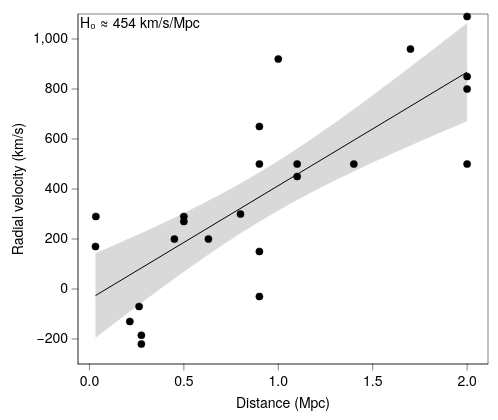

The specification (Vega-Lite) saved for this image:
### Vega-Lite specification from a JSON file in a GitHub repository (floating-point values rounded to 4 significant figures)
{"background": null, "config": {"arc": {"fill": "#DBDBDB", "fillOpacity": 1.0, "innerRadius": 43.75, "padAngle": 0.03, "stroke": "black", "strokeOpacity": 1, "strokeWidth": 0.25}, "area": {"fill": "#DBDBDB", "fillOpacity": 1.0, "stroke": "black", "strokeOpacity": 1, "strokeWidth": 0.25}, "axis": {"domain": true, "domainCap": "round", "domainColor": "black", "domainWidth": 0.25, "grid": false, "gridCap": "round", "gridColor": "#F1F1F1", "gridDash": [0, 0], "gridOpacity": 1.0, "gridWidth": 0.25, "labelColor": "black", "labelFont": "Helvetica Neue, HelveticaNeue, Helvetica, Arial, sans-serif", "labelFontSize": 7, "labelFontStyle": "normal", "labelFontWeight": 400, "offset": 0, "ticks": true, "tickCap": "round", "tickColor": "black", "tickRound": false, "tickSize": 3, "tickWidth": 0.25, "titleColor": "black", "titleFont": "Helvetica Neue, HelveticaNeue, Helvetica, Arial, sans-serif", "titleFontSize": 7, "titleFontStyle": "normal", "titleFontWeight": 400}, "axisX": {"domain": true, "labelAlign": "center", "labelAngle": 0, "labels": true, "ticks": true, "translate": 0}, "axisY": {"domain": true, "labelAlign": "right", "labelAngle": 0, "labels": true, "ticks": true, "translate": 0}, "axisRight": {"domain": true, "labelAlign": "left", "labelAngle": 0, "labels": true, "ticks": true, "translate": 0}, "axisTop": {"domain": true, "labelAlign": "center", "labelAngle": 0, "labels": true, "ticks": true, "translate": 0}, "axisBand": {"tickOffset": 0}, "bar": {"fill": "#DBDBDB", "fillOpacity": 1.0, "stroke": "black", "strokeOpacity": 1, "strokeWidth": 0.25}, "boxplot": {"size": 15.75, "ticks": {"cornerRadius": 0.25, "fill": "black", "opacity": 1, "size": 7.875, "thickness": 0.25}, "box": {"fillOpacity": 1.0, "stroke": "black", "strokeOpacity": 1, "strokeWidth": 0.25}, "median": {"cornerRadius": 0, "fill": "black", "fillOpacity": 1.0, "opacity": 1, "size": 15.75, "thickness": 0.25}, "rule": {"fill": "black", "fillOpacity": 1.0, "size": 17.5, "stroke": "black", "strokeDash": [0, 0], "strokeOpacity": 1, "strokeWidth": 0.25}, "outliers": {"color": "black", "fill": "black", "fillOpacity": 1.0, "size": 0, "stroke": "black", "strokeOpacity": 1, "strokeWidth": 0.25}}, "circle": {"fill": "black", "fillOpacity": 1.0, "size": 2.188, "stroke": null, "strokeOpacity": 1, "strokeWidth": 0.25}, "errorband": {"band": {"fillOpacity": 0.6, "stroke": null, "strokeWidth": 0.25, "strokeOpacity": 1}, "borders": {"opacity": 0, "strokeOpacity": 0.25, "strokeWidth": 1}}, "errorbar": {"opacity": 1, "rule": {"strokeDash": [0, 0], "strokeWidth": 0.25}, "ticks": {"color": "black", "cornerRadius": 0.125, "opacity": 1, "size": 10.5, "thickness": 0.25}, "thickness": 0.25}, "font": "Helvetica Neue, HelveticaNeue, Helvetica, Arial, sans-serif", "geoshape": {"fill": "#DBDBDB", "fillOpacity": 1.0, "stroke": "black", "strokeOpacity": 1, "strokeWidth": 0.25}, "header": {"labelColor": "black", "labelFont": "Helvetica Neue, HelveticaNeue, Helvetica, Arial, sans-serif", "labelFontSize": 7, "labelFontStyle": "normal", "labelFontWeight": 400, "titleColor": "black", "titleFont": "Helvetica Neue, HelveticaNeue, Helvetica, Arial, sans-serif", "titleFontSize": 7, "titleFontStyle": "normal", "titleFontWeight": 400, "titlePadding": 0}, "legend": {"disable": false, "offset": 4.5, "titlePadding": 4, "labelOffset": 2, "gradientLabelOffset": 2, "gradientLength": 87.5, "gradientThickness": 8.75, "gradientOpacity": 1.0, "gradientStrokeColor": "black", "gradientStrokeWidth": 0.25, "labelColor": "black", "labelFont": "Helvetica Neue, HelveticaNeue, Helvetica, Arial, sans-serif", "labelFontSize": 7, "labelFontStyle": "normal", "labelFontWeight": 400, "strokeColor": "black", "strokeWidth": 0, "symbolSize": 42, "symbolStrokeColor": "black", "symbolStrokeWidth": 0.25, "titleColor": "black", "titleFont": "Helvetica Neue, HelveticaNeue, Helvetica, Arial, sans-serif", "titleFontSize": 7, "titleFontStyle": "normal", "titleFontWeight": 400}, "line": {"color": "black", "stroke": "black", "strokeCap": "butt", "strokeDash": [0, 0], "strokeOpacity": 1, "strokeWidth": 0.5}, "point": {"filled": true, "fill": "#DBDBDB", "fillOpacity": 1.0, "size": 8.75, "stroke": "black", "strokeOpacity": 1, "strokeWidth": 0.25}, "range": {"category": ["#5CA7B1", "#B7D0EE", "#B7B3E4", "#B3DAB5", "#F5E1B3", "#3D727B", "#809DC7", "#867DAC", "#80A988", "#CBB17A", "#204148", "#546B94", "#584C77", "#507B5F", "#9D824D"], "diverging": {"scheme": ["#6F572A", "#876E43", "#9E875F", "#B5A17F", "#CABBA2", "#DCD6CC", "#F4F1E9", "#C9D7DA", "#9DBFC6", "#78A5AF", "#558B96", "#36717C", "#1A5762"]}, "heatmap": {"scheme": ["#32022B", "#43044D", "#4C196E", "#4D338C", "#484DA6", "#3A68BB", "#1D83CA", "#1D9CCB", "#23B5C9", "#28CDC5", "#4DE0B4", "#91EE9F"]}, "ordinal": {"scheme": ["#F1F1F1", "#DBDBDB", "#C6C6C6", "#B2B2B2", "#9D9D9D", "#898989", "#767676", "#636363", "#515151", "#404040", "#2F2F2F", "#1F1F1F"]}, "ramp": {"scheme": ["#32022B", "#43044D", "#4C196E", "#4D338C", "#484DA6", "#3A68BB", "#1D83CA", "#1D9CCB", "#23B5C9", "#28CDC5", "#4DE0B4", "#91EE9F"]}}, "rule": {"color": "black", "stroke": "black", "strokeCap": "round", "strokeDash": [2, 2], "strokeOpacity": 1, "strokeWidth": 0.25}, "scale": {"bandPaddingInner": 0.1, "bandPaddingOuter": 0.1, "continuousPadding": 1, "round": false}, "rect": {"fill": "#DBDBDB", "fillOpacity": 1.0, "stroke": "black", "strokeOpacity": 1, "strokeWidth": 0.25}, "square": {"fill": "#DBDBDB", "fillOpacity": 1.0, "size": 17.5, "stroke": "black", "strokeOpacity": 1, "strokeWidth": 0.25}, "text": {"color": "black", "font": "Helvetica Neue, HelveticaNeue, Helvetica, Arial, sans-serif", "fontSize": 7, "fontStyle": "normal", "fontWeight": 400}, "tick": {"color": "black", "cornerRadius": 0.125, "opacity": 1.0, "size": 15.75, "thickness": 0.25}, "title": {"anchor": "middle", "frame": "group", "color": "black", "font": "Helvetica Neue, HelveticaNeue, Helvetica, Arial, sans-serif", "fontSize": 7, "fontStyle": "normal", "fontWeight": 400, "subtitleColor": "black", "subtitleFont": "Helvetica Neue, HelveticaNeue, Helvetica, Arial, sans-serif", "subtitleFontSize": "Helvetica Neue, HelveticaNeue, Helvetica, Arial, sans-serif", "subtitleFontStyle": "normal", "subtitleFontWeight": 400}, "trail": {"color": "black", "opacity": 1, "size": 0.5}, "view": {"continuousWidth": 205, "continuousHeight": 175, "discreteWidth": 205, "discreteHeight": 175, "fill": null, "stroke": "black", "strokeWidth": 0.25}}, "layer": [{"data": {"name": "data-85554fe86a852df2e7617ef3ce078e3a"}, "mark": {"type": "point", "color": "black", "filled": true, "size": 13}, "encoding": {"x": {"field": "distance", "scale": {"domain": [-0.05, 2.1], "nice": false}, "title": "Distance (Mpc)", "type": "quantitative"}, "y": {"field": "velocity", "title": "Radial velocity (km/s)", "type": "quantitative"}}}, {"layer": [{"data": {"name": "data-6244fde04a48d5984bb2d262604c4d70"}, "mark": {"type": "area", "fill": "black", "fillOpacity": 0.15, "stroke": null, "strokeWidth": 0}, "encoding": {"x": {"field": "distance", "type": "quantitative"}, "y": {"field": "velocity", "type": "quantitative"}, "y2": {"field": "__ci_hi"}}}, {"data": {"name": "data-ea7ca8b838bcbd40baa648b4baba2d38"}, "mark": {"type": "line"}, "encoding": {"x": {"field": "distance", "type": "quantitative"}, "y": {"field": "velocity", "type": "quantitative"}}}], "name": "__dysonsphere_0052db07ca3847ba_43"}, {"data": {"values": [{"__dysonsphere__": 1}]}, "mark": {"type": "text", "align": "left", "angle": 0, "baseline": "top", "dx": 0, "dy": 0, "opacity": 1.0}, "encoding": {"text": {"value": "H₀ ≈ 454 km/s/Mpc"}, "x": {"value": 1}, "y": {"value": 1}}}], "$schema": "https://vega.github.io/schema/vega-lite/v6.4.1.json", "datasets": {"data-85554fe86a852df2e7617ef3ce078e3a": [{"distance": 0.032, "velocity": 170}, {"distance": 0.034, "velocity": 290}, {"distance": 0.214, "velocity": -130}, {"distance": 0.263, "velocity": -70}, {"distance": 0.275, "velocity": -185}, {"distance": 0.275, "velocity": -220}, {"distance": 0.45, "velocity": 200}, {"distance": 0.5, "velocity": 290}, {"distance": 0.5, "velocity": 270}, {"distance": 0.63, "velocity": 200}, {"distance": 0.8, "velocity": 300}, {"distance": 0.9, "velocity": -30}, {"distance": 0.9, "velocity": 650}, {"distance": 0.9, "velocity": 150}, {"distance": 0.9, "velocity": 500}, {"distance": 1.0, "velocity": 920}, {"distance": 1.1, "velocity": 450}, {"distance": 1.1, "velocity": 500}, {"distance": 1.4, "velocity": 500}, {"distance": 1.7, "velocity": 960}, {"distance": 2.0, "velocity": 500}, {"distance": 2.0, "velocity": 850}, {"distance": 2.0, "velocity": 800}, {"distance": 2.0, "velocity": 1090}], "data-6244fde04a48d5984bb2d262604c4d70": [{"distance": 0.032, "velocity": -195.2, "__ci_hi": 142.7, "__dysonsphere__": 1}, {"distance": 0.06324, "velocity": -177.1, "__ci_hi": 153.0, "__dysonsphere__": 1}, {"distance": 0.09448, "velocity": -159.0, "__ci_hi": 163.3, "__dysonsphere__": 1}, {"distance": 0.1257, "velocity": -141.0, "__ci_hi": 173.6, "__dysonsphere__": 1}, {"distance": 0.157, "velocity": -123.1, "__ci_hi": 184.0, "__dysonsphere__": 1}, {"distance": 0.1882, "velocity": -105.2, "__ci_hi": 194.5, "__dysonsphere__": 1}, {"distance": 0.2194, "velocity": -87.34, "__ci_hi": 205.1, "__dysonsphere__": 1}, {"distance": 0.2507, "velocity": -69.59, "__ci_hi": 215.7, "__dysonsphere__": 1}, {"distance": 0.2819, "velocity": -51.92, "__ci_hi": 226.4, "__dysonsphere__": 1}, {"distance": 0.3131, "velocity": -34.34, "__ci_hi": 237.2, "__dysonsphere__": 1}, {"distance": 0.3444, "velocity": -16.85, "__ci_hi": 248.1, "__dysonsphere__": 1}, {"distance": 0.3756, "velocity": 0.5412, "__ci_hi": 259.1, "__dysonsphere__": 1}, {"distance": 0.4069, "velocity": 17.83, "__ci_hi": 270.2, "__dysonsphere__": 1}, {"distance": 0.4381, "velocity": 34.99, "__ci_hi": 281.4, "__dysonsphere__": 1}, {"distance": 0.4693, "velocity": 52.04, "__ci_hi": 292.7, "__dysonsphere__": 1}, {"distance": 0.5006, "velocity": 68.95, "__ci_hi": 304.2, "__dysonsphere__": 1}, {"distance": 0.5318, "velocity": 85.72, "__ci_hi": 315.8, "__dysonsphere__": 1}, {"distance": 0.563, "velocity": 102.3, "__ci_hi": 327.5, "__dysonsphere__": 1}, {"distance": 0.5943, "velocity": 118.8, "__ci_hi": 339.4, "__dysonsphere__": 1}, {"distance": 0.6255, "velocity": 135.1, "__ci_hi": 351.5, "__dysonsphere__": 1}, {"distance": 0.6568, "velocity": 151.2, "__ci_hi": 363.8, "__dysonsphere__": 1}, {"distance": 0.688, "velocity": 167.1, "__ci_hi": 376.3, "__dysonsphere__": 1}, {"distance": 0.7192, "velocity": 182.8, "__ci_hi": 388.9, "__dysonsphere__": 1}, {"distance": 0.7505, "velocity": 198.3, "__ci_hi": 401.8, "__dysonsphere__": 1}, {"distance": 0.7817, "velocity": 213.6, "__ci_hi": 414.9, "__dysonsphere__": 1}, {"distance": 0.813, "velocity": 228.6, "__ci_hi": 428.2, "__dysonsphere__": 1}, {"distance": 0.8442, "velocity": 243.5, "__ci_hi": 441.8, "__dysonsphere__": 1}, {"distance": 0.8754, "velocity": 258.0, "__ci_hi": 455.6, "__dysonsphere__": 1}, {"distance": 0.9067, "velocity": 272.4, "__ci_hi": 469.6, "__dysonsphere__": 1}, {"distance": 0.9379, "velocity": 286.5, "__ci_hi": 483.9, "__dysonsphere__": 1}, {"distance": 0.9691, "velocity": 300.4, "__ci_hi": 498.4, "__dysonsphere__": 1}, {"distance": 1.0, "velocity": 314.0, "__ci_hi": 513.1, "__dysonsphere__": 1}, {"distance": 1.032, "velocity": 327.4, "__ci_hi": 528.1, "__dysonsphere__": 1}, {"distance": 1.063, "velocity": 340.5, "__ci_hi": 543.3, "__dysonsphere__": 1}, {"distance": 1.094, "velocity": 353.5, "__ci_hi": 558.7, "__dysonsphere__": 1}, {"distance": 1.125, "velocity": 366.2, "__ci_hi": 574.4, "__dysonsphere__": 1}, {"distance": 1.157, "velocity": 378.7, "__ci_hi": 590.2, "__dysonsphere__": 1}, {"distance": 1.188, "velocity": 391.1, "__ci_hi": 606.3, "__dysonsphere__": 1}, {"distance": 1.219, "velocity": 403.2, "__ci_hi": 622.5, "__dysonsphere__": 1}, {"distance": 1.25, "velocity": 415.2, "__ci_hi": 638.9, "__dysonsphere__": 1}, {"distance": 1.282, "velocity": 427.0, "__ci_hi": 655.5, "__dysonsphere__": 1}, {"distance": 1.313, "velocity": 438.6, "__ci_hi": 672.2, "__dysonsphere__": 1}, {"distance": 1.344, "velocity": 450.1, "__ci_hi": 689.1, "__dysonsphere__": 1}, {"distance": 1.375, "velocity": 461.5, "__ci_hi": 706.1, "__dysonsphere__": 1}, {"distance": 1.406, "velocity": 472.7, "__ci_hi": 723.2, "__dysonsphere__": 1}, {"distance": 1.438, "velocity": 483.8, "__ci_hi": 740.5, "__dysonsphere__": 1}, {"distance": 1.469, "velocity": 494.9, "__ci_hi": 757.8, "__dysonsphere__": 1}, {"distance": 1.5, "velocity": 505.8, "__ci_hi": 775.3, "__dysonsphere__": 1}, {"distance": 1.531, "velocity": 516.6, "__ci_hi": 792.9, "__dysonsphere__": 1}, {"distance": 1.563, "velocity": 527.3, "__ci_hi": 810.5, "__dysonsphere__": 1}, {"distance": 1.594, "velocity": 538.0, "__ci_hi": 828.2, "__dysonsphere__": 1}, {"distance": 1.625, "velocity": 548.5, "__ci_hi": 846.0, "__dysonsphere__": 1}, {"distance": 1.656, "velocity": 559.0, "__ci_hi": 863.9, "__dysonsphere__": 1}, {"distance": 1.688, "velocity": 569.5, "__ci_hi": 881.8, "__dysonsphere__": 1}, {"distance": 1.719, "velocity": 579.9, "__ci_hi": 899.8, "__dysonsphere__": 1}, {"distance": 1.75, "velocity": 590.2, "__ci_hi": 917.9, "__dysonsphere__": 1}, {"distance": 1.781, "velocity": 600.5, "__ci_hi": 936.0, "__dysonsphere__": 1}, {"distance": 1.813, "velocity": 610.7, "__ci_hi": 954.1, "__dysonsphere__": 1}, {"distance": 1.844, "velocity": 620.8, "__ci_hi": 972.3, "__dysonsphere__": 1}, {"distance": 1.875, "velocity": 631.0, "__ci_hi": 990.6, "__dysonsphere__": 1}, {"distance": 1.906, "velocity": 641.1, "__ci_hi": 1009.0, "__dysonsphere__": 1}, {"distance": 1.938, "velocity": 651.1, "__ci_hi": 1027.0, "__dysonsphere__": 1}, {"distance": 1.969, "velocity": 661.1, "__ci_hi": 1046.0, "__dysonsphere__": 1}, {"distance": 2.0, "velocity": 671.1, "__ci_hi": 1064.0, "__dysonsphere__": 1}], "data-ea7ca8b838bcbd40baa648b4baba2d38": [{"distance": 0.032, "velocity": -26.25, "__dysonsphere__": 1}, {"distance": 2.0, "velocity": 867.5, "__dysonsphere__": 1}]}}
